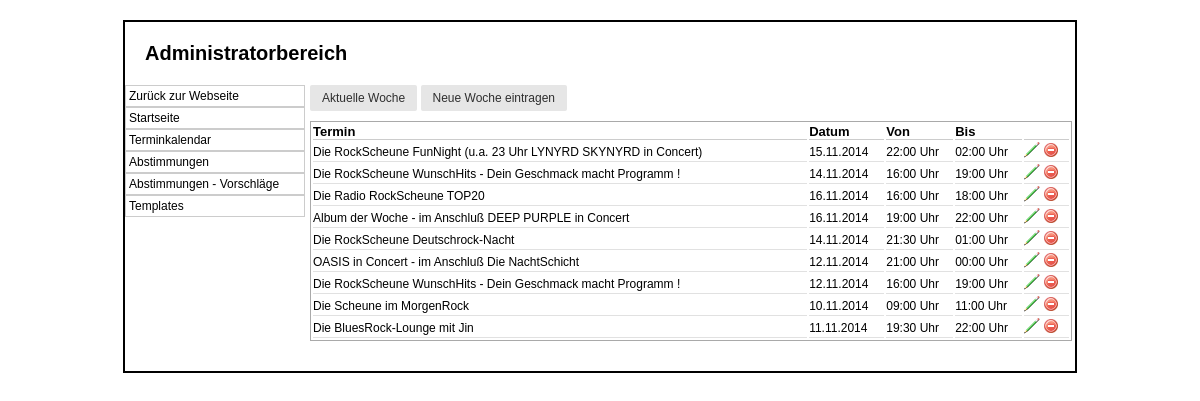
The page /admin/index.php?p=termine on the database its author committed.
### tables this page shows
CREATE TABLE IF NOT EXISTS `termine` (
`ID` int(10) NOT NULL,
  `Text` varchar(250) DEFAULT NULL,
  `Von` datetime NOT NULL,
  `Bis` datetime NOT NULL
);

### class/mysqli.class.php (called while the page is built, shortened)
<?php
class MysqliDb
{
    protected static $_prefix;
    protected $_mysqli;
    protected $_query;
    protected $_where = array();
    protected $_orderBy = array();
    protected $_groupBy = array();
    protected $host;
    protected $username;
    protected $password;
    protected $db;
    protected $port;
    public function __construct($host = NULL, $username = NULL, $password = NULL, $db = NULL, $port = NULL)
    {
        $this->host = $host;
        $this->username = $username;
        $this->password = $password;
        $this->db = $db;
        if($port == NULL)
            $this->port = ini_get ('mysqli.default_port');
        else
            $this->port = $port;
    }
    public function connect()
    {
        $this->_mysqli = new mysqli ($this->host, $this->username, $this->password, $this->db, $this->port)
            or die('There was a problem connecting to the database');
        $this->_mysqli->set_charset ('utf8');
    }
    protected function reset()
    {
        $this->_where = array();
        $this->_orderBy = array();
        $this->_groupBy = array();
        $this->_bindParams = array('');
        $this->_query = null;
    }
    public function setPrefix($prefix = '')
    {
        self::$_prefix = $prefix;
        return $this;
    }
    public function get($tableName, $numRows = null, $columns = '*')
    {
        if (empty ($columns))
            $columns = '*';
        $column = is_array($columns) ? implode(', ', $columns) : $columns;
        $this->_query = "SELECT $column FROM " .self::$_prefix . $tableName;
        $stmt = $this->_buildQuery($numRows);
        $stmt->execute();
        return $this->_dynamicBindResults($stmt);
    }
    protected function _buildQuery($numRows = null, $tableData = null)
    {
        $stmt = $this->_prepareQuery();
        return $stmt;
    }
    protected function _dynamicBindResults(mysqli_stmt $stmt)
    {
        $parameters = array();
        $results = array();
        $meta = $stmt->result_metadata();
        $row = array();
        while ($field = $meta->fetch_field()) {
            $row[$field->name] = null;
            $parameters[] = & $row[$field->name];
        }
        call_user_func_array(array($stmt, 'bind_result'), $parameters);
        while ($stmt->fetch()) {
            $x = array();
            foreach ($row as $key => $val) {
                $x[$key] = $val;
            }
            array_push($results, $x);
        }
        return $results;
    }
    protected function _buildTableData ($tableData) {
        if (!is_array ($tableData))
            return;
        $this->_query = rtrim($this->_query, ', ');
    }
    protected function _buildWhere () {
        if (empty ($this->_where))
            return;
        $this->_query .= ' WHERE ';
        $this->_where[0][0] = '';
    }
    protected function _buildGroupBy () {
        if (empty ($this->_groupBy))
            return;
        $this->_query .= " GROUP BY ";
        $this->_query = rtrim($this->_query, ', ') . " ";
    }
    protected function _buildOrderBy () {
        if (empty ($this->_orderBy))
            return;
        $this->_query .= " ORDER BY ";
        $this->_query = rtrim ($this->_query, ', ') . " ";
    }
    protected function _buildLimit ($numRows) {
        if (!isset ($numRows))
            return;
        if (is_array ($numRows))
            $this->_query .= ' LIMIT ' . (int)$numRows[0] . ', ' . (int)$numRows[1];
        else
            $this->_query .= ' LIMIT ' . (int)$numRows;
    }
    protected function _prepareQuery()
    {
        if (!$stmt = $this->_mysqli->prepare($this->_query)) {
            trigger_error("Problem preparing query ($this->_query) " . $this->_mysqli->error, E_USER_ERROR);
        }
        return $stmt;
    }
    protected function replacePlaceHolders ($str, $vals) {
        $newStr = "";
        return $newStr;
    }
}

### include/db_connect.php (called while the page is built, shortened)
<?php
include($_SERVER['DOCUMENT_ROOT'].'/scheune/class/mysqli.class.php');
$db		= new MysqliDb(HOST,USER,PASSWORD,DATABASE);
?>

### admin/index.php (the view, shortened to what this page needs)
<?php
require_once('../db_connect.php');
include_once('../Functions.inc.php');
$inhalt = null;
if(isset($_GET['p'])) {
	$p		= $_GET['p'];
	if($p == 'termine') {
		if(isset($typ) == 'woche') {
			$inhalt .= '<a class="btn" href="index.php?p=termine">Alle</a>';
			if(date("w", time()) == 0) {
				$sunday		= new DateTime('today');
			} else {
				$sunday		= new DateTime('next sunday');
			}
			if(date("w", time()) == 1) {
				$monday		= new DateTime('today');
			} else {
				$monday		= new DateTime('last monday');
			}
			$cols		= array("ID", "Text", "Von", "Bis");
			$db->where("Von", $monday->format('Y-m-d H:i:s'), ">");
			$db->where("Bis", $sunday->format('Y-m-d H:i:s'), "<");
			$termine	= $db->get(T_TERMINE, null, $cols);
		} else {
			$inhalt .= '<a class="btn" href="index.php?p=termine&typ=woche">Aktuelle Woche</a>
						<a class="btn" href="termin.php?add=week">Neue Woche eintragen</a>';
			$cols		= array("ID", "Text", "Von", "Bis");
			$termine	= $db->get(T_TERMINE, null, $cols);
		}
		$inhalt .= '<table class="standard">
					<thead>
						<th>Termin</th>
						<th>Datum</th>
						<th>Von</th>
						<th>Bis</th>
						<th></th>
					</thead>';
		foreach ($termine as $termin) {
			$inhalt .= '<tr>
					<td>'.$termin['Text'].'</td>
					<td>'.date('d.m.Y', strtotime($termin['Von'])).'</td>
					<td>'.date('H:i', strtotime($termin['Von'])).' Uhr</td>
					<td>'.date('H:i', strtotime($termin['Bis'])).' Uhr</td>
					<td>
						<a href="termin.php?edit='.$termin['ID'].'"><img src="img/edit.png"></a>
						<a href="termin.php?delete='.$termin['ID'].'"><img src="img/delete.png"></a>
					</td>
				</tr>';
		}
		$inhalt .= '</table>';
	}
}
?>
<html>
<head>
	<link rel="stylesheet" type="text/css" href="style.css">
	<link rel="stylesheet" href="../css/tcal.css">
</head>
<body>
	<div id="container">
		<div id="header">
			<h1>Administratorbereich</h1>
		</div>
		<div id="navi">
			<ul>
				<li><a href="../">Zurück zur Webseite</a></li>
				<li><a href="index.php">Startseite</a></li>
				<li><a href="index.php?p=termine">Terminkalendar</a></li>
				<li><a href="abstimmung.php">Abstimmungen</a></li>
				<li><a href="vorschlaege.php">Abstimmungen - Vorschläge</a></li>
				<li><a href="templates.php">Templates</a></li>
			</ul>
		</div>
		<div id="content">
		<?php
			echo $inhalt;
		?>
		</div>
	</div>
</body>
</html>

### admin/style.css (style rules this page uses)
* { margin:0; padding:0; }
body { background-color:#FFF; color:#000; font-family:Verdana,Arial; font-size:12px; }
a { color:#000; text-decoration:none; }
.btn { font-family: inherit; font-size: 100%; *font-size: 90%; *overflow: visible; padding: 0.5em 1em; color: #444; color: rgba(0, 0, 0, 0.80); *color: #444; border: 1px solid #999; border: none rgba(0, 0, 0, 0); background-color: #E6E6E6; text-decoration: none; border-radius: 2px; display:inline-block; }
div#container { border:2px solid #000; margin:20px auto; padding-bottom:20px; width:950px; }
div#header { padding:20px; }
div#header h1 { font-size:20px; }
div#navi { float:left; width:180px; }
div#navi ul { list-style-type:none; }
div#navi ul li { border:1px solid #ccc; }
div#navi ul li a { display:block; padding:3px; }
div#content { float:left; width:762px; margin-left:5px; }
table.standard { width:100%; border:1px solid darkgrey; margin-top:10px; margin-bottom:10px; }
table.standard thead th { border-bottom:1px solid #ccc; font-size:13px; font-weight:bold; text-align:left; }
table.standard tr td { font-size:12px; border-bottom:1px solid #E1E1E1; }

### rows shown on the page
termine: Text "Die RockScheune FunNight (u.a. 23 Uhr LYNYRD SKYNYRD in Concert)", Von "15.11.2014", Von "22:00", Bis "02:00"
termine: Text "Die RockScheune WunschHits - Dein Geschmack macht Programm !", Von "14.11.2014", Von "16:00", Bis "19:00"
termine: Text "Die Radio RockScheune TOP20", Von "16.11.2014", Von "16:00", Bis "18:00"
termine: Text "Album der Woche - im Anschluß DEEP PURPLE in Concert", Von "16.11.2014", Von "19:00", Bis "22:00"
termine: Text "Die RockScheune Deutschrock-Nacht", Von "14.11.2014", Von "21:30", Bis "01:00"
termine: Text "OASIS in Concert - im Anschluß Die NachtSchicht", Von "12.11.2014", Von "21:00", Bis "00:00"
termine: Text "Die RockScheune WunschHits - Dein Geschmack macht Programm !", Von "12.11.2014", Von "16:00", Bis "19:00"
termine: Text "Die Scheune im MorgenRock", Von "10.11.2014", Von "09:00", Bis "11:00"
termine: Text "Die BluesRock-Lounge mit Jin", Von "11.11.2014", Von "19:30", Bis "22:00"
